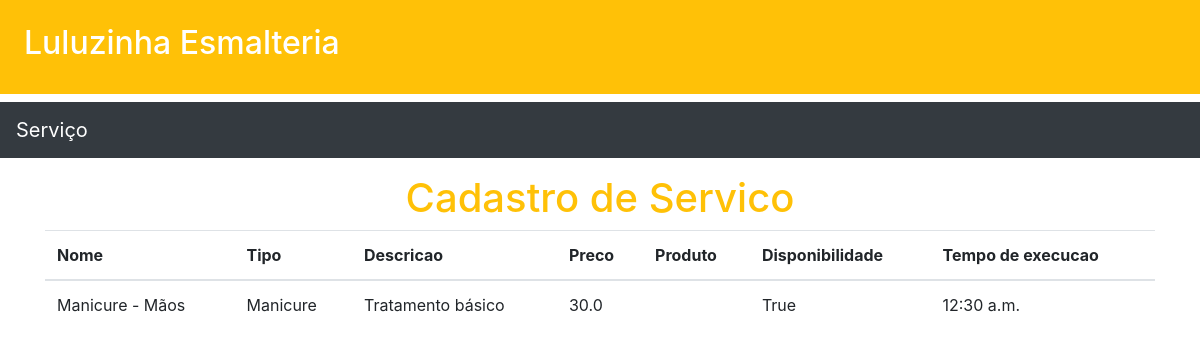
The page /servicos/ on the database its author committed.
### servicos/models.py (models this page shows)
class Servico(models.Model):
    nome = models.CharField(max_length=250)
    tipo = models.CharField(max_length=250)
    descricao = models.CharField(max_length=250)
    preco = models.FloatField()
    produto = models.CharField(max_length=250)
    disponibilidade = models.BooleanField()
    tm_execucao = models.TimeField()
    def __str__(self):
        return self.nome

### servicos/views.py (the view)
# urls.py: path('',lista_de_servicos,name='lista_de_servicos'),
def lista_de_servicos(request):
    servicos = Servico.objects.all().order_by('-id')
    return render(request,"servicos/lista_de_servicos.html",{'servicos':servicos})

### core/templates/servicos/lista_de_servicos.html (shortened to what this page needs)
{% extends 'baseServico.html' %}
{% block content %}
<div class="container">
<div class="text-center">
<h1 class="text-warning">Cadastro de Servico</h1>
</div>
<table class="table table-head">
    <thead>
        <tr>
            <th>Nome</th>
            <th>Tipo</th>
            <th>Descricao</th>
            <th>Preco</th>
            <th>Produto</th>
            <th>Disponibilidade </th>
            <th>Tempo de execucao</th>
        </tr>
    </thead>
    <tbody>
        {% for servico in servicos %}
        <tr>
            <td>{{ servico.nome }}</td>
            <td>{{ servico.tipo }}</td>
            <td>{{ servico.descricao }}</td>
            <td>{{ servico.preco }}</td>
            <td>{{ servico.servico }}</td>
            <td>{{ servico.disponibilidade }}</td>
            <td>{{ servico.tm_execucao }}</td>
        </tr>
        {% endfor %}
    </tbody>
</table>
</div>
{% endblock content %}

### rows shown on the page
Servico: nome "Manicure - Mãos", tipo "Manicure", descricao "Tratamento básico", preco "30.0", disponibilidade "True", tm_execucao "12:30 a.m."
